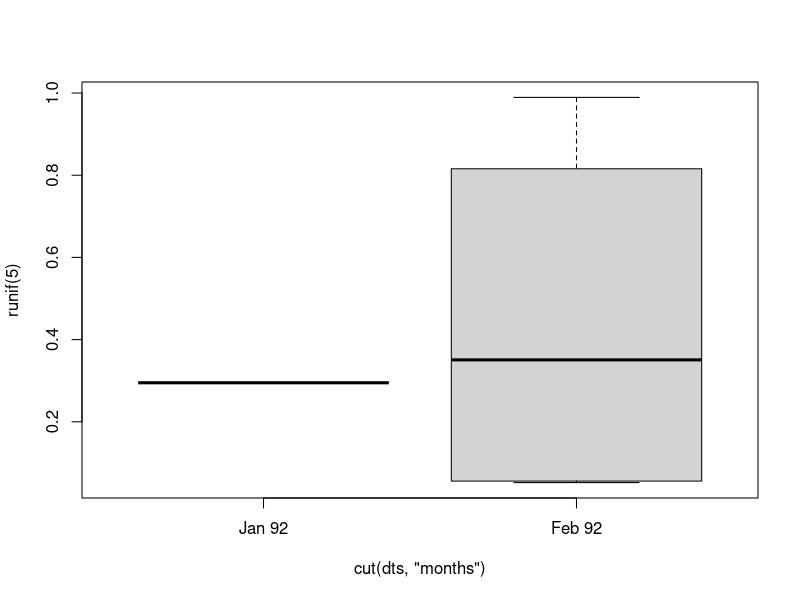

This chart was generated by the following R code:
library(chron)


### Name: cut.dates
### Title: Create a Factor from a Chron or Dates Object
### Aliases: cut.dates
### Keywords: chron

### ** Examples

# days from 07/01/92 thru 07/15/92 fell into 3 Monday-started weeks
cut(dates("07/01/92") + 0:14, "weeks")
# [1] week 1 week 1 week 1 week 1 week 1 week 2 week 2 week 2 
# [9] week 2 week 2 week 2 week 2 week 3 week 3 week 3

dts <- dates(c("02/27/92", "02/27/92", "01/14/92",
               "02/28/92", "02/01/92"))
cut(dts, "months")
# [1] Feb 92 Feb 92 Jan 92 Feb 92 Feb 92
boxplot(runif(5) ~ cut(dts, "months"))
